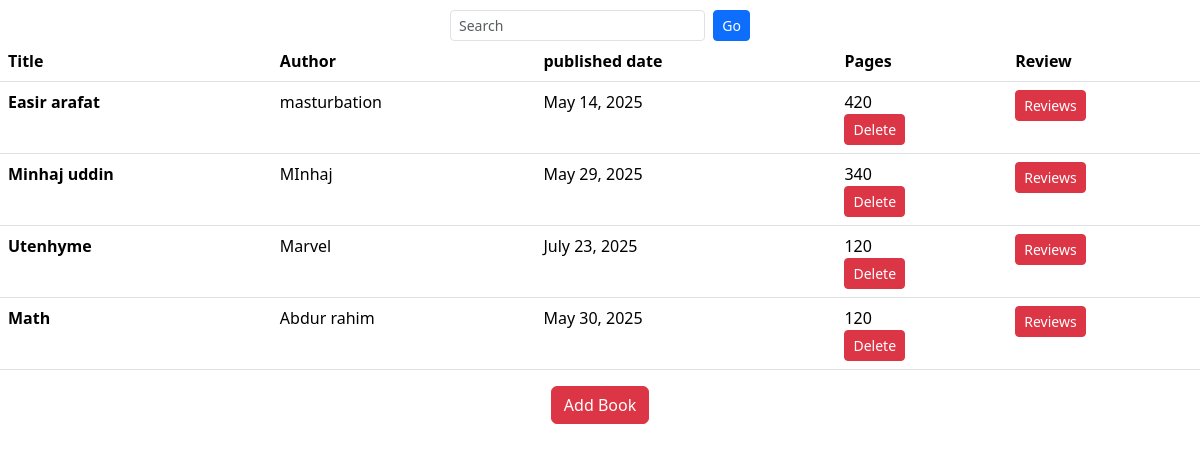
The page / on the database its author committed.
### minhaj/models.py (models this page shows, shortened)
class Book(models.Model):
    title=models.CharField(max_length=100)
    author=models.CharField(max_length=50)
    published_date=models.DateField()
    pages=models.IntegerField()

### minhaj/views.py (the view)
# urls.py: path('',views.home,name="home"),
def home(request):
    books=Book.objects.all()
    return render(request,'home.html',{'books':books})

### minhaj/templates/home.html (shortened to what this page needs)
<!DOCTYPE html>
<html>
<head>
    <link href="https://cdn.jsdelivr.net/npm/bootstrap@5.3.5/dist/css/bootstrap.min.css" rel="stylesheet">
</head>
<body>
  <div class="d-flex justify-content-center align-items-center" style="margin-top:10px">
    <form class="d-flex" style="max-width: 300px; width: 100%;" method="GET" action="{% url 'search_book' %}">
      <input class="form-control form-control-sm me-2" type="search" placeholder="Search" name="q" value="{{query}}">
      <button class="btn btn-sm btn-primary" type="submit">Go</button>
    </form>
  </div>
    <table class="table">
        <thead>
          <tr>
            <th scope="col">Title</th>
            <th scope="col">Author</th>
            <th scope="col">published date</th>
            <th scope="col">Pages</th>
            <th scope="col">Review</th>
          </tr>
        </thead>
        <tbody >
          {% for st in books %}
          <tr>
            <th scope="row">{{st.title}}</th>
            <td>{{st.author}}</td>
            <td>{{st.published_date}}</td>
            <td>{{st.pages}} <form method="POST" action="{% url 'delete_book' st.id %}">
              <button type="submit" class="btn btn-danger btn-sm text-white">Delete</button>
            </form></td>
            <td><form method="POST" action="{% url 'reviews' st.title %}">
              <button type="submit" class="btn btn-danger btn-sm text-white">Reviews</button>
            </form></td>
          </tr>
          {% endfor %}
        </tbody>
      </table>
      <div style="text-align:center">
        <a class="btn btn-danger text-white" href="{% url 'add_book' %}">Add Book</a>
    </div>
</body>
</html>

### rows shown on the page
Book: title "Easir arafat", author "masturbation", published_date "May 14, 2025", pages "420"
Book: title "Minhaj uddin", author "MInhaj", published_date "May 29, 2025", pages "340"
Book: title "Utenhyme", author "Marvel", published_date "July 23, 2025", pages "120"
Book: title "Math", author "Abdur rahim", published_date "May 30, 2025", pages "120"
